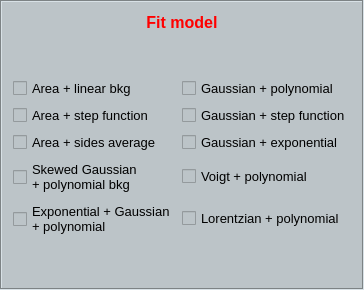
         <widget class="QFrame" name="frame_4">
          <property name="maximumSize">
           <size>
            <width>450</width>
            <height>16777215</height>
           </size>
          </property>
          <property name="styleSheet">
           <string notr="true">background-color: rgb(188, 196, 200);</string>
          </property>
          <property name="frameShape">
           <enum>QFrame::Box</enum>
          </property>
          <property name="frameShadow">
           <enum>QFrame::Sunken</enum>
          </property>
          <layout class="QGridLayout" name="gridLayout_8">
           <item row="0" column="0">
            <layout class="QGridLayout" name="gridLayout_7">
             <item row="1" column="0">
              <widget class="QLabel" name="label">
               <property name="sizePolicy">
                <sizepolicy hsizetype="Preferred" vsizetype="Maximum">
                 <horstretch>0</horstretch>
                 <verstretch>0</verstretch>
                </sizepolicy>
               </property>
               <property name="maximumSize">
                <size>
                 <width>16777215</width>
                 <height>25</height>
                </size>
               </property>
               <property name="font">
                <font>
                 <pointsize>12</pointsize>
                 <weight>75</weight>
                 <bold>true</bold>
                </font>
               </property>
               <property name="styleSheet">
                <string notr="true">color: rgb(255, 0, 0);</string>
               </property>
               <property name="text">
                <string>Fit model</string>
               </property>
               <property name="alignment">
                <set>Qt::AlignCenter</set>
               </property>
              </widget>
             </item>
             <item row="4" column="0">
              <layout class="QGridLayout" name="gridLayout_6">
               <item row="0" column="0">
                <widget class="QCheckBox" name="checkBox_area_lin">
                 <property name="font">
                  <font>
                   <pointsize>10</pointsize>
                  </font>
                 </property>
                 <property name="text">
                  <string>Area + linear bkg</string>
                 </property>
                </widget>
               </item>
               <item row="0" column="1" colspan="2">
                <widget class="QCheckBox" name="checkBox_gauss_poly">
                 <property name="font">
                  <font>
                   <pointsize>10</pointsize>
                  </font>
                 </property>
                 <property name="text">
                  <string>Gaussian + polynomial</string>
                 </property>
                </widget>
               </item>
               <item row="1" column="0">
                <widget class="QCheckBox" name="checkBox_2">
                 <property name="font">
                  <font>
                   <pointsize>10</pointsize>
                  </font>
                 </property>
                 <property name="text">
                  <string>Area + step function</string>
                 </property>
                </widget>
               </item>
               <item row="1" column="1" colspan="2">
                <widget class="QCheckBox" name="checkBox_7">
                 <property name="font">
                  <font>
                   <pointsize>10</pointsize>
                  </font>
                 </property>
                 <property name="text">
                  <string>Gaussian + step function</string>
                 </property>
                </widget>
               </item>
               <item row="2" column="0">
                <widget class="QCheckBox" name="checkBox_3">
                 <property name="font">
                  <font>
                   <pointsize>10</pointsize>
                  </font>
                 </property>
                 <property name="text">
                  <string>Area + sides average</string>
                 </property>
                </widget>
               </item>
               <item row="2" column="1" colspan="2">
                <widget class="QCheckBox" name="checkBox_5">
                 <property name="font">
                  <font>
                   <pointsize>10</pointsize>
                  </font>
                 </property>
                 <property name="text">
                  <string>Gaussian + exponential</string>
                 </property>
                </widget>
               </item>
               <item row="3" column="0">
                <widget class="QCheckBox" name="checkBox_8">
                 <property name="font">
                  <font>
                   <pointsize>10</pointsize>
                  </font>
                 </property>
                 <property name="text">
                  <string>Skewed Gaussian 
+ polynomial bkg</string>
                 </property>
                </widget>
               </item>
               <item row="4" column="0">
                <widget class="QCheckBox" name="checkBox_4">
                 <property name="font">
                  <font>
                   <pointsize>10</pointsize>
                  </font>
                 </property>
                 <property name="text">
                  <string>Exponential + Gaussian
+ polynomial</string>
                 </property>
                </widget>
               </item>
               <item row="3" column="1" colspan="2">
                <widget class="QCheckBox" name="checkBox_9">
                 <property name="font">
                  <font>
                   <pointsize>10</pointsize>
                  </font>
                 </property>
                 <property name="text">
                  <string>Voigt + polynomial</string>
                 </property>
                </widget>
               </item>
               <item row="4" column="1" colspan="2">
                <widget class="QCheckBox" name="checkBox_10">
                 <property name="font">
                  <font>
                   <pointsize>10</pointsize>
                  </font>
                 </property>
                 <property name="text">
                  <string>Lorentzian + polynomial</string>
                 </property>
                </widget>
               </item>
              </layout>
             </item>
             <item row="2" column="0">
              <spacer name="verticalSpacer">
               <property name="orientation">
                <enum>Qt::Vertical</enum>
               </property>
               <property name="sizeHint" stdset="0">
                <size>
                 <width>20</width>
                 <height>40</height>
                </size>
               </property>
              </spacer>
             </item>
            </layout>
           </item>
           <item row="1" column="0">
            <spacer name="verticalSpacer_4">
             <property name="orientation">
              <enum>Qt::Vertical</enum>
             </property>
             <property name="sizeHint" stdset="0">
              <size>
               <width>20</width>
               <height>40</height>
              </size>
             </property>
            </spacer>
           </item>
          </layout>
         </widget>
